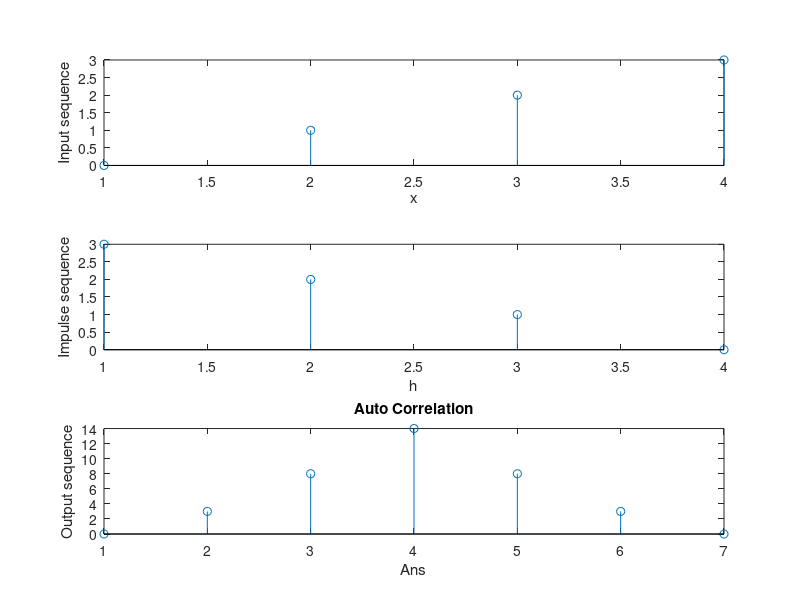

Reproduce this figure in MATLAB.
%Auto Correlation

clc;
clear all;
close all;

x = [0 1 2 3];

h=[];

for i=length(x):-1:1
    h = [h x(i)];
end

arr = [];

for i=1:length(x)
    temp = h.*x(i);
    arr = [arr;temp];
end

[row, col]=size(arr);
sumRC=row+col;
k=2;
sum=0;
ans=[];

while(k<=sumRC)
    for i = 1:row
        for j = 1:col
            if(i+j==k)
                sum=sum+arr(i,j);
            end
        end
    end
    ans=[ans sum];
    sum=0;
    k=k+1;
end

disp(ans);
%stem(ans);

subplot(3,1,1);
stem(x);
xlabel('x');
ylabel('Input sequence');

subplot(3,1,2);
stem(h);
xlabel('h');
ylabel('Impulse sequence');

subplot(3,1,3);
stem(ans);
xlabel('Ans');
ylabel('Output sequence');
title('Auto Correlation');

